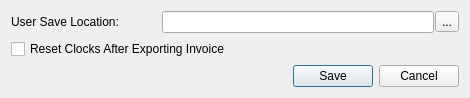
<?xml version="1.0" encoding="UTF-8"?>
<ui version="4.0">
 <class>Dialog</class>
 <widget class="QDialog" name="Dialog">
  <property name="geometry">
   <rect>
    <x>0</x>
    <y>0</y>
    <width>470</width>
    <height>96</height>
   </rect>
  </property>
  <property name="windowTitle">
   <string>Preferences</string>
  </property>
  <layout class="QGridLayout" name="gridLayout">
   <item row="0" column="0">
    <widget class="QLabel" name="label">
     <property name="text">
      <string>User Save Location:</string>
     </property>
    </widget>
   </item>
   <item row="4" column="0" colspan="3">
    <widget class="QDialogButtonBox" name="buttonBox">
     <property name="orientation">
      <enum>Qt::Horizontal</enum>
     </property>
     <property name="standardButtons">
      <set>QDialogButtonBox::Cancel|QDialogButtonBox::Save</set>
     </property>
    </widget>
   </item>
   <item row="0" column="1" colspan="2">
    <widget class="QFrame" name="frame">
     <property name="frameShape">
      <enum>QFrame::NoFrame</enum>
     </property>
     <property name="frameShadow">
      <enum>QFrame::Raised</enum>
     </property>
     <property name="lineWidth">
      <number>0</number>
     </property>
     <layout class="QGridLayout" name="gridLayout_2">
      <property name="leftMargin">
       <number>0</number>
      </property>
      <property name="topMargin">
       <number>0</number>
      </property>
      <property name="rightMargin">
       <number>0</number>
      </property>
      <property name="bottomMargin">
       <number>0</number>
      </property>
      <property name="horizontalSpacing">
       <number>1</number>
      </property>
      <property name="verticalSpacing">
       <number>0</number>
      </property>
      <item row="0" column="0">
       <widget class="QLineEdit" name="userSaveLocationLineEdit"/>
      </item>
      <item row="0" column="1">
       <widget class="QToolButton" name="browseUserSaveLoationButton">
        <property name="text">
         <string>...</string>
        </property>
       </widget>
      </item>
     </layout>
    </widget>
   </item>
   <item row="1" column="0" colspan="2">
    <widget class="QCheckBox" name="resetClocksAfterExportingInvoicesCheckBox">
     <property name="layoutDirection">
      <enum>Qt::LeftToRight</enum>
     </property>
     <property name="text">
      <string>Reset Clocks After Exporting Invoice</string>
     </property>
    </widget>
   </item>
  </layout>
 </widget>
 <resources/>
 <connections>
  <connection>
   <sender>buttonBox</sender>
   <signal>accepted()</signal>
   <receiver>Dialog</receiver>
   <slot>accept()</slot>
   <hints>
    <hint type="sourcelabel">
     <x>248</x>
     <y>254</y>
    </hint>
    <hint type="destinationlabel">
     <x>157</x>
     <y>274</y>
    </hint>
   </hints>
  </connection>
  <connection>
   <sender>buttonBox</sender>
   <signal>rejected()</signal>
   <receiver>Dialog</receiver>
   <slot>reject()</slot>
   <hints>
    <hint type="sourcelabel">
     <x>316</x>
     <y>260</y>
    </hint>
    <hint type="destinationlabel">
     <x>286</x>
     <y>274</y>
    </hint>
   </hints>
  </connection>
 </connections>
</ui>
